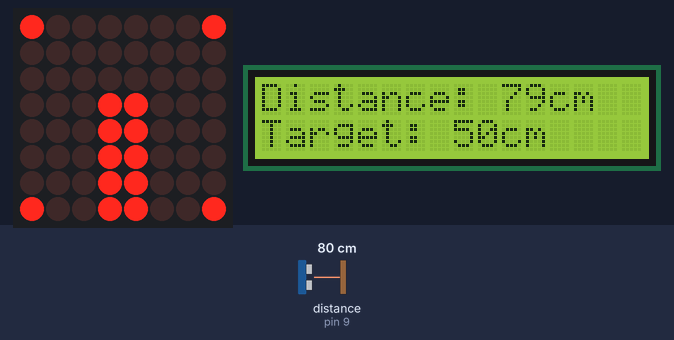
This sketch was run on a simulated Arduino Uno, built with avr-gcc and run on an emulated ATmega328P. Shown: 8×8 LED matrix, 16×2 character LCD. Wiring (inferred from the names in the program): ultrasonic range finder: trigger pin 8; echo pin 9. Inputs (shaded band) come from the test bench; at power-on: distance to the obstacle (sensor on pin 9) 80 cm. The echo pulse lasts 58.3 µs per cm.

Above: at 1.2 s.
1.3 s: distance to the obstacle (sensor on pin 9) set to 55 cm
At 2.8 s:
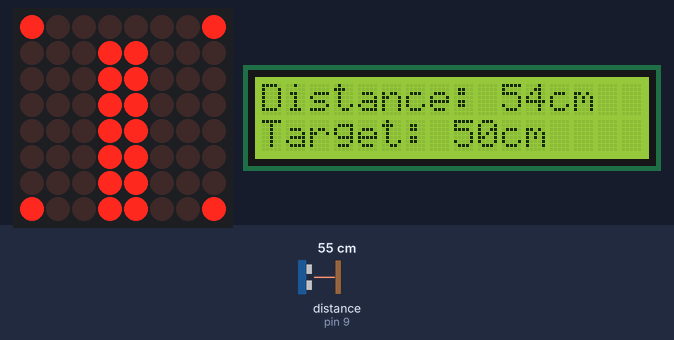
3.1 s: distance to the obstacle (sensor on pin 9) set to 47 cm
At 3.9 s:
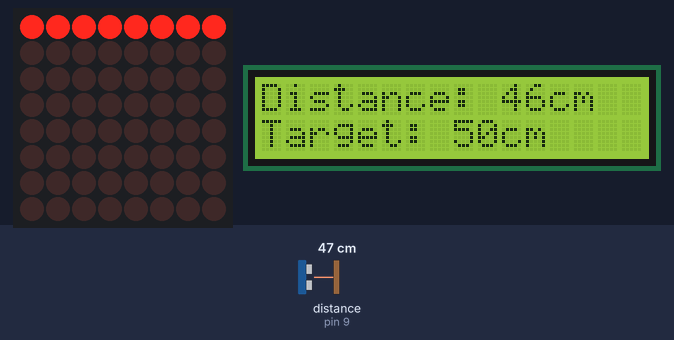
6.2 s: distance to the obstacle (sensor on pin 9) set to 4 cm
At 7.5 s:
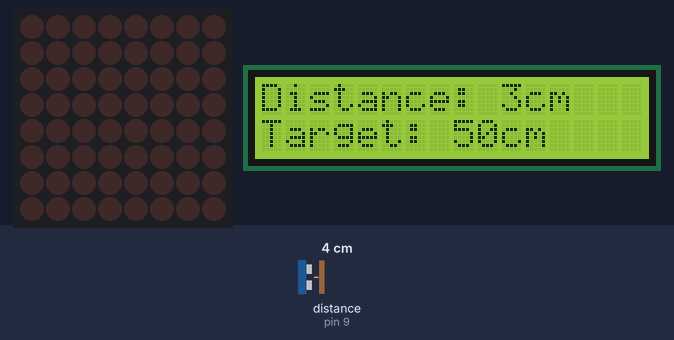
9.3 s: distance to the obstacle (sensor on pin 9) set to 60 cm
At 10.7 s:
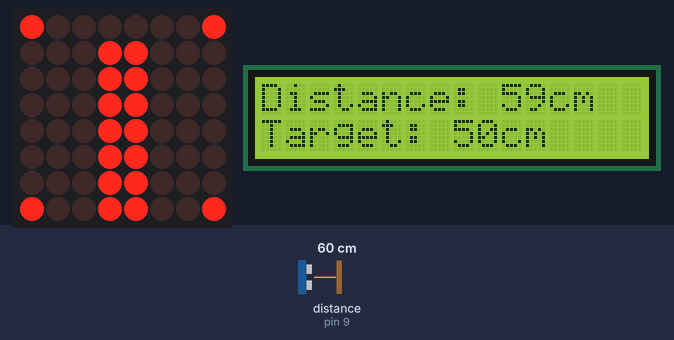
12.4 s: distance to the obstacle (sensor on pin 9) set to 120 cm
At 13.2 s:
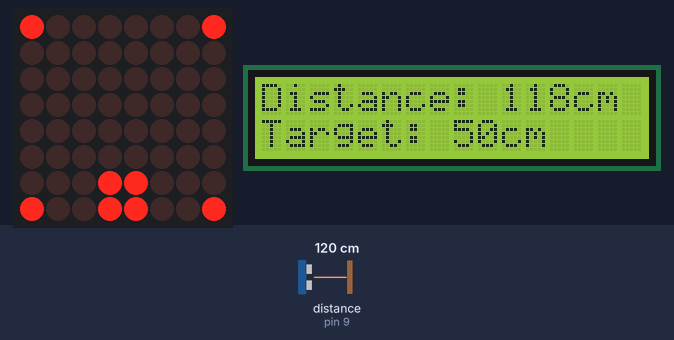
13.9 s: distance to the obstacle (sensor on pin 9) set to 250 cm
At 15.5 s:
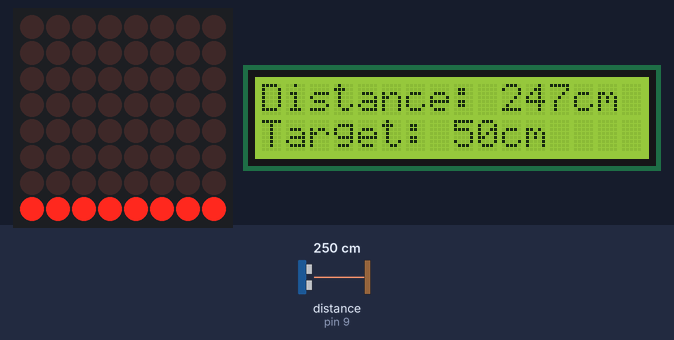
Timing chart, 0 to 17.0 s (numbered marks = the images above; inputs shaded):
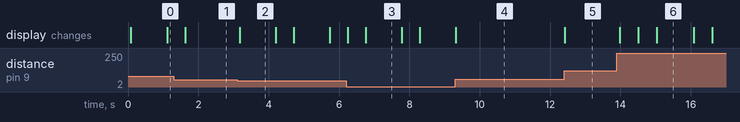

Measured:
- the behaviour switches between 51 and 50 cm on distance to the obstacle (sensor on pin 9) (found by bisection; images 1 and 2)
- after the input at 1.3 s, the display: changes after 0.33 s (image 1)
- after the input at 3.1 s, the display: changes after 0.08 s (image 2)
- after the input at 6.2 s, the display: first changes after 0.05 s (image 3 shows a later state)
- after the input at 9.3 s, the display: changes at once (image 4)
- after the input at 12.4 s, the display: changes at once (image 5)
- after the input at 13.9 s, the display: changes after 0.08 s (image 6)

The sketch:

Park_Distance_Indicator.ino
```cpp
#include <MaxMatrix.h>
#include <LiquidCrystal.h>

// Sonic distance sensor
const int DISTANCE_SENSOR_TRIGGER_PIN = 8;
const int DISTANCE_SENSOR_ECHO_PIN = 9;

// LCD Screen
const int LCD_RS_PIN = 2;
const int LCD_ENABLE_PIN = 3;
const int LCD_D4_PIN = 10;
const int LCD_D5_PIN = 11;
const int LCD_D6_PIN = 12;
const int LCD_D7_PIN = 13;

// MAX7219 Matrix display
const int MAX_MATRIX_DIN_PIN = 5;
const int MAX_MATRIX_CS_PIN = 6;
const int MAX_MATRIX_CLOCK_PIN = 7;

// Rendering constants
const int CAR_WIDTH = 2; // columns
const int MATRIX_WIDTH = 8; // columns;
const int MATRIX_HEIGHT = 8; // rows

// Distance config
const int MIN_DISTANCE = 50; // cm
const int MAX_DISTANCE = 150; // cm
const int DISTANCE_RANGE = MAX_DISTANCE - MIN_DISTANCE; // cm
const int SEGMENT_DISTANCE = DISTANCE_RANGE / MATRIX_HEIGHT; // cm per pixel

// Blink
const int BLINK_CYCLE_TIME = 1500; // ms

// String values
const String CURRENT_READING = "Distance: ";
const String CM = "cm";
const String TARGET_DISTANCE = "Target: ";

MaxMatrix matrixView(MAX_MATRIX_DIN_PIN, MAX_MATRIX_CS_PIN, MAX_MATRIX_CLOCK_PIN, 1);
LiquidCrystal lcd(LCD_RS_PIN, LCD_ENABLE_PIN, LCD_D4_PIN, LCD_D5_PIN, LCD_D6_PIN, LCD_D7_PIN);

void setup() {
  pinMode(DISTANCE_SENSOR_TRIGGER_PIN, OUTPUT);
  pinMode(DISTANCE_SENSOR_ECHO_PIN, INPUT);

  matrixView.init();
  matrixView.setIntensity(5);

  lcd.begin(16, 2);

  Serial.begin(9600);
}

int calculateDistance() {
  digitalWrite(DISTANCE_SENSOR_TRIGGER_PIN, LOW);
  delayMicroseconds(2);

  digitalWrite(DISTANCE_SENSOR_TRIGGER_PIN, HIGH);
  delayMicroseconds(10);

  digitalWrite(DISTANCE_SENSOR_TRIGGER_PIN, LOW);

  const int duration = pulseIn(DISTANCE_SENSOR_ECHO_PIN, HIGH);
  const int distance = duration * 0.034 / 2;

  return distance;
}

void updateDisplay(int distance) {
  matrixView.clear();

  if(distance > MAX_DISTANCE){
    blinkRow(7);
    return;
  }

  if(distance < MIN_DISTANCE) {
    blinkRow(0);
    return;
  }

  matrixView.setDot(0, 0, true);
  matrixView.setDot(0,7, true);
  matrixView.setDot(7, 0, true);
  matrixView.setDot(7, 7, true);

  drawCar(carPosX(), carPosY(distance));
}

void updateLcd(int distance) {
  lcd.clear();

  lcd.print(CURRENT_READING + distance + CM);
  lcd.setCursor(0, 1);
  lcd.print(TARGET_DISTANCE + MIN_DISTANCE + CM);
}

int carPosY(int distance) {
  return (distance - MIN_DISTANCE) / SEGMENT_DISTANCE;
}

int carPosX() {
  return (MATRIX_WIDTH / 2) - (CAR_WIDTH / 2);
}

void setRow(int row, bool value) {
   for(int col = 0; col < MATRIX_WIDTH; col++){
      matrixView.setDot(col,row, value);
   }
}

void setColumn(int col, bool value) {
   for(int row = 0; row < MATRIX_HEIGHT; row++){
      matrixView.setDot(col,row, value);
   }
}

// Draws the car at the specified row, filling in the rows to 7
void drawCar(int posX, int posY) {
   for(int row = 7; row > posY; row--) {
     for(int col = posX; col < posX + CAR_WIDTH; col++) {
      matrixView.setDot(col, row, true);
     }
   }
}

void blinkRow(int row) {
  long onTime = BLINK_CYCLE_TIME / 2;
  if (millis() % BLINK_CYCLE_TIME < onTime) {
    setRow(row, true);
  } else {
    setRow(row, false);
  }
}

void blinkColumn(int column) {
  long onTime = BLINK_CYCLE_TIME / 2;
  if (millis() % BLINK_CYCLE_TIME < onTime) {
    setColumn(column, true);
  } else {
    setColumn(column, false);
  }
}

void loop() {
  int distance = calculateDistance();

  updateDisplay(distance);
  updateLcd(distance);
  delay(500);
}
```
